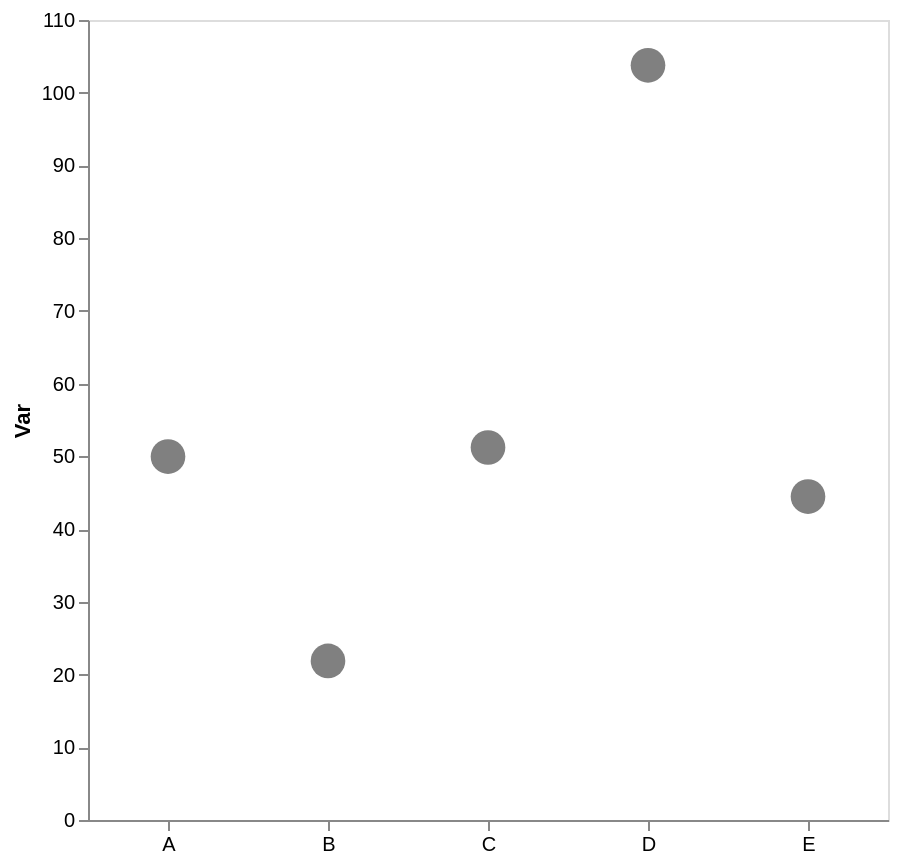

Vega-Lite specification for this chart:
### Vega-Lite specification from a JSON file in a GitHub repository (floating-point values rounded to 4 significant figures)
{"config": {"view": {"continuousWidth": 300, "continuousHeight": 300}, "axis": {"grid": false}, "bar": {"color": "gray"}}, "data": {"name": "data-d2432159a449fb80019bfb66028f2d09"}, "mark": {"type": "point", "color": "gray", "filled": true, "size": 300}, "encoding": {"x": {"axis": {"labelAngle": 0, "title": null}, "field": "cat", "type": "nominal"}, "y": {"aggregate": "mean", "axis": {"title": "Var"}, "field": "var1", "type": "quantitative"}}, "height": 400, "width": 400, "$schema": "https://vega.github.io/schema/vega-lite/v5.17.0.json", "datasets": {"data-d2432159a449fb80019bfb66028f2d09": [{"cat": "C", "var1": 49.48, "var2": 53.95}, {"cat": "E", "var1": 44.47, "var2": 39.34}, {"cat": "B", "var1": 23.22, "var2": 47.4}, {"cat": "D", "var1": 90.77, "var2": 57.61}, {"cat": "C", "var1": 52.97, "var2": 48.75}, {"cat": "D", "var1": 119.4, "var2": 49.58}, {"cat": "B", "var1": 28.0, "var2": 54.25}, {"cat": "B", "var1": 15.21, "var2": 53.64}, {"cat": "B", "var1": 21.06, "var2": 50.24}, {"cat": "A", "var1": 38.99, "var2": 42.51}, {"cat": "D", "var1": 101.2, "var2": 39.47}, {"cat": "A", "var1": 60.96, "var2": 58.68}]}}
